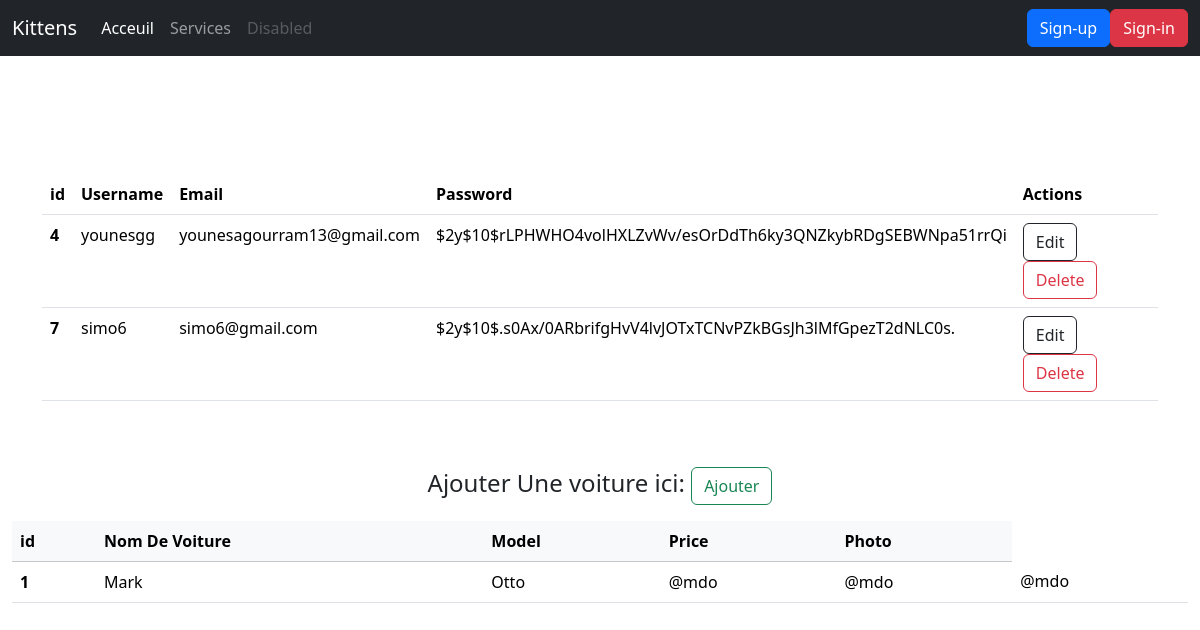
Page /dashboard.php on the committed database.
### tables this page shows
CREATE TABLE `users` (
  `id` int(11) NOT NULL,
  `nom` varchar(30) NOT NULL,
  `email` varchar(100) NOT NULL,
  `pwd` varchar(255) NOT NULL,
  `created_at` datetime NOT NULL DEFAULT CURRENT_TIMESTAMP
);

### models/dashboard_model.inc.php (called while the page is built, shortened)
<?php
function get_all_users(object $pdo):array{
    $query="SELECT * FROM users";
    $stmt=$pdo-> prepare($query);
    $stmt ->execute();
    $result= $stmt-> fetchall(PDO::FETCH_ASSOC);
    return $result;
}

### controls/dashboard_contr.inc.php (called while the page is built)
<?php
require_once 'models/dashboard_model.inc.php';
$users=get_all_users($pdo);
?>

### dashboard.php (the view, shortened to what this page needs)
<?php
require_once 'header.php';
include 'footer.php';
include 'includes/dbh.inc.php';
require_once 'models/dashboard_model.inc.php';
require 'controls/dashboard_contr.inc.php';
?>
<div class="container">
<table class="table" style="margin-top: 150px;" >
  <thead>
    <tr>
      <th scope="col">id</th>
      <th scope="col">Username</th>
      <th scope="col">Email</th>
      <th scope="col">Password</th>
      <th scope="col">Actions</th>
    </tr>
  </thead>
  <tbody>
    <?php foreach ($users as $user){ ?>
    <tr>
      <th scope="row"><?= htmlspecialchars($user['id']) ?></th>
      <td><?= htmlspecialchars($user['nom']) ?></td>
      <td><?= htmlspecialchars($user['email']) ?></td>
      <td><?= htmlspecialchars($user['pwd']) ?></td>
      <td><a href="update_dashboard.php?id=<?= htmlspecialchars($user['id']) ?>" class="btn btn-outline-dark btn-md">Edit</a>
          <a href="delete_dashboard.php?id=<?= htmlspecialchars($user['id']) ?>" class="btn btn-outline-danger btn-md">Delete</a>
      </td>
    </tr>
    <?php }?>
  </tbody>
</table>
    </div>
    <br> <br>
    <p class="fs-4 text-center">Ajouter Une voiture ici: <a href="add_car.php" class="btn btn-outline-success">Ajouter</a></p>
    <div class="container-xxl">
    <table class="table">
  <thead class="table-light">
    <tr>
      <th scope="col">id</th>
      <th scope="col">Nom De Voiture</th>
      <th scope="col">Model</th>
      <th scope="col">Price</th>
      <th scope="col">Photo</th>
    </tr>
  </thead>
  <tbody>
    <tr>
      <th scope="row">1</th>
      <td>Mark</td>
      <td>Otto</td>
      <td>@mdo</td>
      <td>@mdo</td>
      <td>@mdo</td>
    </tr>
  </tbody>
</table>
    </div>

### rows in the picture
users: id "4", nom "younesgg", email "younesagourram13@gmail.com", pwd "$2y$10$rLPHWHO4volHXLZvWv/esOrDdTh6ky3QNZkybRDgSEBWNpa51rrQi"
users: id "7", nom "simo6", email "simo6@gmail.com", pwd "$2y$10$.s0Ax/0ARbrifgHvV4lvJOTxTCNvPZkBGsJh3lMfGpezT2dNLC0s."
